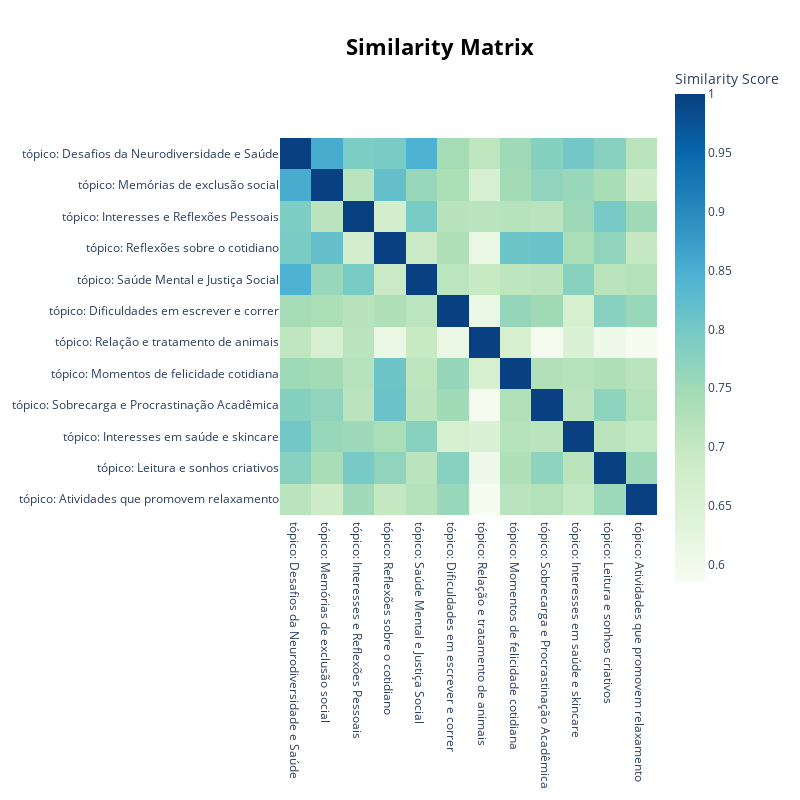

Notebook cell for this chart:
### Code cell
# Visualize heatmap and auto-save
fig_heatmap = topic_model.visualize_heatmap(custom_labels=True)
save_bertopic_figure(fig_heatmap, 'heatmap')
fig_heatmap

### Figure 1 — Plotly figure (JSON) as saved in the notebook; plotly's stock layout.template omitted (floating-point values rounded to 4 significant figures; data arrays with more than 128 entries replaced by an {"elided": "..."} marker saying what was removed)
{"data": [{"coloraxis": "coloraxis", "hovertemplate": "x: %{x}<br>y: %{y}<br>Similarity Score: %{z}<extra></extra>", "name": "0", "type": "heatmap", "x": ["tópico: Desafios da Neurodiversidade e Saúde", "tópico: Memórias de exclusão social", "tópico: Interesses e Reflexões Pessoais", "tópico: Reflexões sobre o cotidiano", "tópico: Saúde Mental e Justiça Social", "tópico: Dificuldades em escrever e correr", "tópico: Relação e tratamento de animais", "tópico: Momentos de felicidade cotidiana", "tópico: Sobrecarga e Procrastinação Acadêmica", "tópico: Interesses em saúde e skincare", "tópico: Leitura e sonhos criativos", "tópico: Atividades que promovem relaxamento"], "xaxis": "x", "y": ["tópico: Desafios da Neurodiversidade e Saúde", "tópico: Memórias de exclusão social", "tópico: Interesses e Reflexões Pessoais", "tópico: Reflexões sobre o cotidiano", "tópico: Saúde Mental e Justiça Social", "tópico: Dificuldades em escrever e correr", "tópico: Relação e tratamento de animais", "tópico: Momentos de felicidade cotidiana", "tópico: Sobrecarga e Procrastinação Acadêmica", "tópico: Interesses em saúde e skincare", "tópico: Leitura e sonhos criativos", "tópico: Atividades que promovem relaxamento"], "yaxis": "y", "z": {"elided": "12x12 float values"}}], "layout": {"coloraxis": {"colorbar": {"title": {"text": "Similarity Score"}}, "colorscale": [[0, "rgb(247,252,240)"], [0.125, "rgb(224,243,219)"], [0.25, "rgb(204,235,197)"], [0.375, "rgb(168,221,181)"], [0.5, "rgb(123,204,196)"], [0.625, "rgb(78,179,211)"], [0.75, "rgb(43,140,190)"], [0.875, "rgb(8,104,172)"], [1, "rgb(8,64,129)"]]}, "height": 800, "hoverlabel": {"bgcolor": "white", "font": {"family": "Rockwell", "size": 16}}, "legend": {"title": {"text": "Trend"}}, "margin": {"t": 60}, "showlegend": true, "title": {"font": {"color": "Black", "size": 22}, "text": "<b>Similarity Matrix</b>", "x": 0.55, "xanchor": "center", "y": 0.95, "yanchor": "top"}, "width": 800, "xaxis": {"anchor": "y", "constrain": "domain", "domain": [0, 1], "scaleanchor": "y"}, "yaxis": {"anchor": "x", "autorange": "reversed", "constrain": "domain", "domain": [0, 1]}}}
